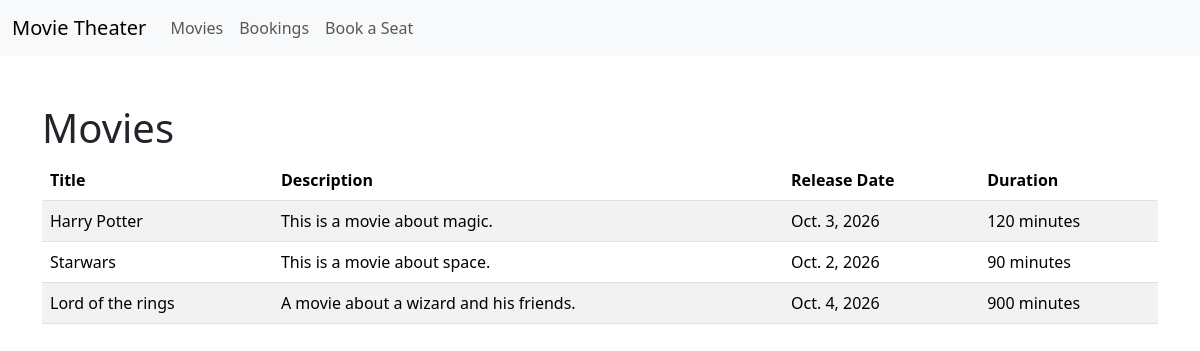
The page / on the database its author committed.
### bookings/models.py (models this page shows, shortened)
class Movie(models.Model):
    title = models.CharField(max_length=50)
    description = models.TextField()
    release_date = models.DateField()
    duration_minutes = models.PositiveIntegerField()

### bookings/views.py (the view)
# urls.py: path('', views.movie_list, name="movie_list"),
def movie_list(request):
    movies = Movie.objects.all()
    return render(request, "bookings/movie_list.html", {"movies": movies})

### bookings/templates/bookings/movie_list.html
{% extends "bookings/base.html" %}
{% block content %}
	<div class="container mt-5">
		<h1>Movies</h1>
		{% if movies %}
			<table class="table table-striped">
				<thead>
					<tr>
						<th>Title</th>
						<th>Description</th>
						<th>Release Date</th>
						<th>Duration</th>
					</tr>
				</thead>
				<tbody>
					{% for movie in movies %}
						<tr>
							<td>{{ movie.title }}</td>
							<td>{{ movie.description }}</td>
							<td>{{ movie.release_date }}</td>
							<td>{{ movie.duration_minutes }} minutes</td>
						</tr>
					{% endfor %}
				</tbody>
			</table>
		{% else %}
			<p>No movies are currently available.</p>
		{% endif %}
	</div>
{% endblock %}

### rows shown on the page
Movie: title "Harry Potter", description "This is a movie about magic.", release_date "Oct. 3, 2026", duration_minutes "120"
Movie: title "Starwars", description "This is a movie about space.", release_date "Oct. 2, 2026", duration_minutes "90"
Movie: title "Lord of the rings", description "A movie about a wizard and his friends.", release_date "Oct. 4, 2026", duration_minutes "900"
